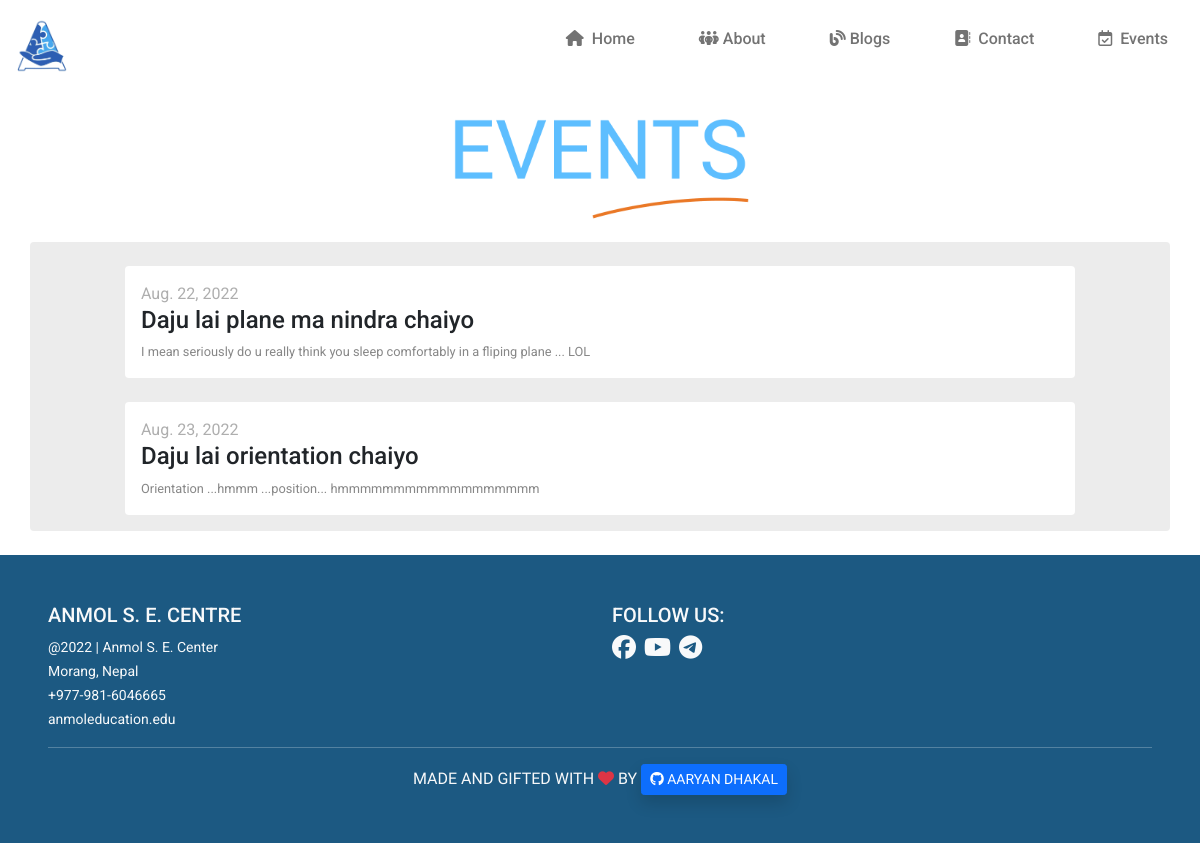
Page /events/ on the earlier database version.
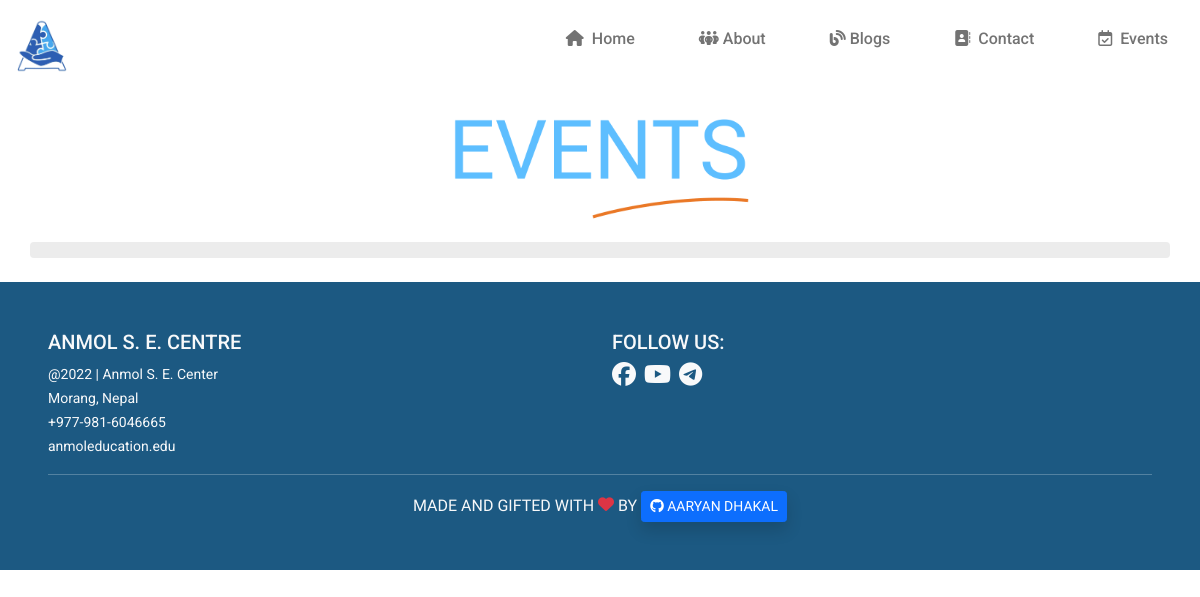
Same page on the later database version.
### events/models.py (models this page shows)
class Event(models.Model):
    date = models.DateField(default="", max_length=20)
    event = models.CharField(default="", max_length=100)
    body = models.TextField(default="")

### events/views.py (the view)
# urls.py: path("", views.eventView, name="event"),
def eventView(request):
    events = Event.objects.all()
    return render(request, "events.html", {"events": events})

### events/templates/events.html (shortened to what this page needs)
{% extends 'base.html' %}
{% block body %}
{% load static %}
<div class="text-center d-none d-lg-block">
  <img class = "img-fluid"  style="width: 20rem;" src="{% static 'images/events.png'%}" alt="">
</div>
<div class="container mt-3 mb-4 ">
      <div class="row blog-back g-4 mt-3 pb-3 rounded">
        {% for event in events %}
        <div class="col-1"></div>
        <div class="col-10 bg-white p-3 rounded">
          <div class="txt-gray" >{{event.date}}</div>
          <h4 class="text-left" >{{ event.event }}</h4>
          <div class="dec-line-space txt-dark-gray text-justify" >{{ event.body }}</div>
        </div>
        <div class="col-1"></div>
        {% endfor %}
      </div>
</div>
{% endblock body %}

### page/templates/base.html (shortened to what this page needs)
<!DOCTYPE html>
<html lang="en">
  <head>
    {% load static %}
    <link href="{% static 'css/bootstrap.min.css' %}" rel="stylesheet">
    <link rel="stylesheet" href="{% static 'css/custom.css' %}">
  </head>
  <body>
    <nav class="navbar navbar-expand-lg  navbar-light bg-white">
      <a class="navbar-brand" href="#"
        ><img src="{% static 'images/logo.png'%}" width="75" height="60" alt="SchoolLogo"
      /></a>
      <div class="collapse navbar-collapse d-lg-flex justify-content-lg-end" id="navbarSupportedContent">
        <ul class="navbar-nav ">
          <li class="nav-item px-4 ">
            <a class="nav-link text-right h6" href="/"
              ><i class="fa-solid fa-house">&nbsp;</i> Home</a
            >
          </li>
          <li class="nav-item px-4">
            <a class="nav-link text-right h6" href="/about"
              ><i class="fa-solid fa-people-group">&nbsp;</i>About</a
            >
          </li>
          <li class="nav-item px-4">
            <a class="nav-link text-right h6" href="/blogs"
              ><i class="fa-solid fa-blog">&nbsp;</i>Blogs</a
            >
          </li>
          <li class="nav-item px-4">
            <a class="nav-link text-right h6" href="/contact"
              ><i class="fa-solid fa-address-book">&nbsp;</i> Contact</a
            >
          </li>
          <li class="nav-item px-4">
            <a class="nav-link text-right h6" href="/events"
              ><i class="fa-regular fa-calendar-check">&nbsp;</i> Events</a
            >
          </li>
        </ul>
      </div>
    </nav>
      {% block body %} {% endblock body %}
    <footer class="page-footer p-5 pb-5 bg-blue text-light overflow-hidden">
      <div class="row">
        <div class="col-6">
          <div class ="h5">ANMOL S. E. CENTRE</div>
          <div ><small>@2022 | Anmol S. E. Center</small></div>
          <div ><small>Morang, Nepal</small></div>
          <div ><small>+977-981-6046665</small></div>
          <div ><small>anmoleducation.edu</small></div>
        </div>
        <div class="col-6">
          <div class = "h5">FOLLOW US:</div>
          <i class="fa-brands fa-facebook h4 "></i>&nbsp;
          <i class="fa-brands fa-youtube h4 "></i>&nbsp;
          <i class="fa-brands fa-telegram h4"></i>&nbsp;
        </div>
      </div>
      <hr>
      <div class="text-center text-condensed-rob ">MADE AND GIFTED WITH <i class="fa-solid fa-heart text-danger"></i> BY <a class = "" href="https://github.com/aaryanDhakal22"> <button class = "btn btn-primary btn-sm shadow  ">  <i class="fa fa-github" aria-hidden="true">&nbsp;</i>AARYAN DHAKAL</button> </a></div>
    </footer>
  </body>
</html>

### page/static/css/custom.css (style rules this page uses)
body { font-family: "Roboto"; }
.text-condensed-rob { font-family: "Roboto Condensed", sans-serif; }
.bg-blue { background-color: #1c5982; }
.bg-white { background-color: white; }
.blog-back { background-color: #ececec; }

Differences in the rows shown:
removed Event: date "Aug. 22, 2022", event "Daju lai plane ma nindra chaiyo", body "I mean seriously do u really think you sleep comfortably in a fliping plane ... LOL"
removed Event: date "Aug. 23, 2022", event "Daju lai orientation chaiyo", body "Orientation ...hmmm ...position... hmmmmmmmmmmmmmmmmmm"
